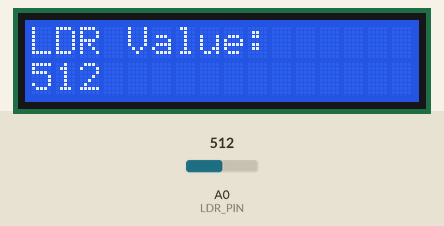
Bench run of a sketch on a simulated Arduino Zero (SAMD21). Shown: 16×2 character LCD. The inputs (shaded band) are chosen by the test bench; at power-on: A0 (LDR_PIN) = 512 (analog values on the 0–1023 scale). What the sketch prints to the serial monitor is not drawn.

Above: at 1.2 s.
1.3 s: A0 (LDR_PIN) set to 716
At 2.6 s:
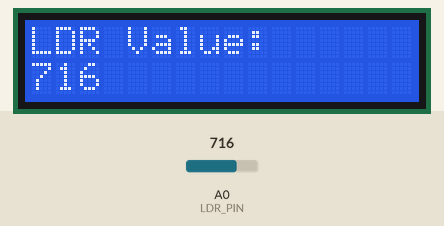
3.1 s: A0 (LDR_PIN) set to 900
At 3.9 s:
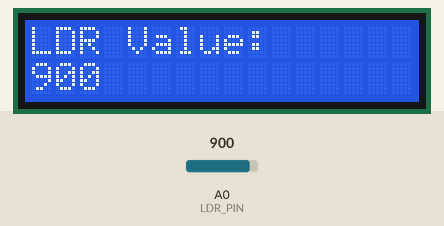
4.7 s: A0 (LDR_PIN) set to 1023
At 5.3 s:
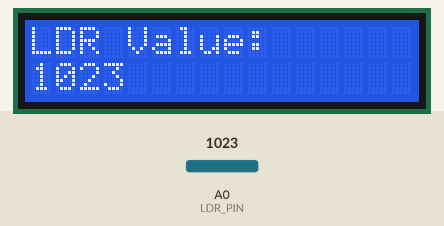
Timing chart, 0 to 7.7 s (numbered marks = the images above; inputs shaded):
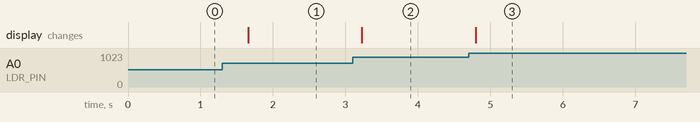

Measured:
- after the input at 1.3 s, the display: changes after 0.36 s (image 1)
- after the input at 3.1 s, the display: changes after 0.13 s (image 2)
- after the input at 4.7 s, the display: changes after 0.10 s (image 3)

The sketch:

lfr_code_embedded.hex.ino
```cpp
#include <Wire.h>
#include <LiquidCrystal_I2C.h>

#define LDR_PIN A0

LiquidCrystal_I2C lcd(0x27, 16, 2);

void setup() {
  Serial.begin(9600);

  analogReadResolution(10);   // Force 0-1023 range

  lcd.init();
  lcd.backlight();
}

void loop() {
  int ldrValue = analogRead(LDR_PIN);

  Serial.println(ldrValue);

  lcd.setCursor(0, 0);
  lcd.print("LDR Value:     ");

  lcd.setCursor(0, 1);
  lcd.print("     ");
  lcd.setCursor(0, 1);
  lcd.print(ldrValue);

  delay(500);
}
```
